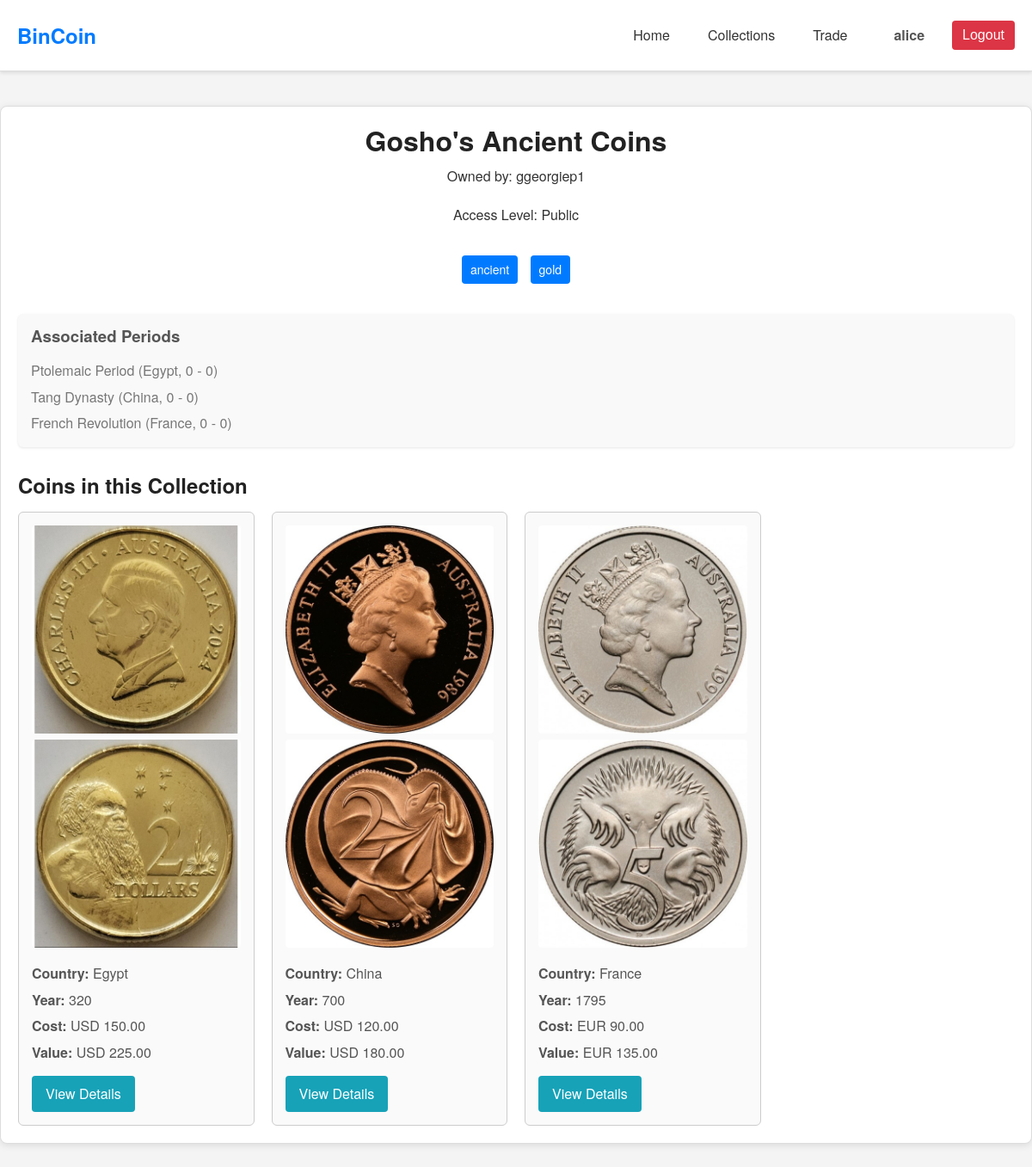
Page /php/collection_details.php?collection_id=5 (signed in) on the committed database.
### tables this page shows
CREATE TABLE `coin_collection` (
    `id` INT AUTO_INCREMENT PRIMARY KEY,
    `name` VARCHAR(255) NOT NULL,
    `user_name` VARCHAR(255) NOT NULL,
    `access` VARCHAR(255) NOT NULL,
    FOREIGN KEY (`user_name`) REFERENCES `user`(`name`) ON DELETE CASCADE
);

CREATE TABLE `collection_tag` (
    `id` INT AUTO_INCREMENT PRIMARY KEY,
    `name` VARCHAR(255) NOT NULL,
    `collection_id` INT NOT NULL,
    FOREIGN KEY (`collection_id`) REFERENCES `coin_collection`(`id`) ON DELETE CASCADE
);

CREATE TABLE `period` (
    `id` INT AUTO_INCREMENT PRIMARY KEY,
    `country` VARCHAR(100) NOT NULL,
    `from` YEAR NOT NULL,
    `to` YEAR NOT NULL,
    `name` VARCHAR(255) NOT NULL
);

CREATE TABLE `coin` (
    `id` INT AUTO_INCREMENT PRIMARY KEY,
    `cost` DECIMAL(10, 2) NOT NULL,
    `value` DECIMAL(10, 2) NOT NULL,
    `currency` VARCHAR(50) NOT NULL,
    `front_path` VARCHAR(255) NOT NULL,
    `back_path` VARCHAR(255) NOT NULL,
    `country` VARCHAR(100) NOT NULL,
    `year` INT NOT NULL,
    `coin_collection_id` INT NOT NULL,
    FOREIGN KEY (`coin_collection_id`) REFERENCES `coin_collection`(`id`) ON DELETE CASCADE
);

### php/collection_details.php (called while the page is built, shortened)
<?php
$collection_id = isset($_GET['collection_id']) ? intval($_GET['collection_id']) : 0;
$conn = new mysqli(SERVERNAME, USERNAME, PASSWORD, DBNAME);
$collection_sql = "SELECT `id`, `name`, `user_name`, `access` FROM `coin_collection` WHERE `id` = ?";
$stmt_collection = $conn->prepare($collection_sql);
$stmt_collection->bind_param("i", $collection_id);
$stmt_collection->execute();
$result_collection = $stmt_collection->get_result();
$collection = $result_collection->fetch_assoc();
$coins_sql = "SELECT `id`, `cost`, `value`, `currency`, `front_path`, `back_path`, `country`, `year` FROM `coin` WHERE `coin_collection_id` = ?";
$stmt_coins = $conn->prepare($coins_sql);
$stmt_coins->bind_param("i", $collection_id);
$stmt_coins->execute();
$result_coins = $stmt_coins->get_result();
$coins = $result_coins->fetch_all(MYSQLI_ASSOC);
$tags_sql = "SELECT `name` FROM `collection_tag` WHERE `collection_id` = ?";
$stmt_tags = $conn->prepare($tags_sql);
if ($stmt_tags) {
    $stmt_tags->bind_param("i", $collection_id);
    $stmt_tags->execute();
    $result_tags = $stmt_tags->get_result();
    $tags = $result_tags->fetch_all(MYSQLI_ASSOC);
} else {
    $tags = [];
}
$periods_sql = "SELECT p.`name`, p.`country`, p.`from`, p.`to` FROM `period` p
               JOIN `coin_period` cp ON p.`id` = cp.`period_id`
               JOIN `coin` c ON cp.`coin_id` = c.`id`
               WHERE c.`coin_collection_id` = ?";
$stmt_periods = $conn->prepare($periods_sql);
if ($stmt_periods) {
    $stmt_periods->bind_param("i", $collection_id);
    $stmt_periods->execute();
    $result_periods = $stmt_periods->get_result();
    $periods = $result_periods->fetch_all(MYSQLI_ASSOC);
} else {
    $periods = [];
}
include "../components/collection_details_page.php";
?>

### components/collection_details_page.php (the view, shortened to what this page needs)
<!DOCTYPE html>
<html lang="en">
<head>
    <link rel="stylesheet" href="../css/theme.css">
    <link rel="stylesheet" href="../css/collections.css">
</head>
<body>
    <?php include '../components/header.php'; ?>
    <div class="collection-details-container">
        <div class="collection-header">
            <h1><?= htmlspecialchars($collection['name']); ?></h1>
            <p>Owned by: <?= htmlspecialchars($collection['user_name']); ?></p>
            <p>Access Level: <?= ucfirst(htmlspecialchars($collection['access'])); ?></p>
        </div>
        <?php if (!empty($tags)): ?>
            <div class="collection-tags">
                <?php foreach ($tags as $tag): ?>
                    <span class="tag"><?= htmlspecialchars($tag['name']); ?></span>
                <?php endforeach; ?>
            </div>
        <?php endif; ?>
        <?php if (!empty($periods)): ?>
            <div class="collection-meta">
                <div>
                    <h3>Associated Periods</h3>
                    <?php foreach ($periods as $period): ?>
                        <p><?= htmlspecialchars($period['name']) . " (" . htmlspecialchars($period['country']) . ", " . htmlspecialchars($period['from']) . " - " . htmlspecialchars($period['to']) . ")"; ?></p>
                    <?php endforeach; ?>
                </div>
            </div>
        <?php endif; ?>
        <?php if (count($coins) > 0): ?>
            <h2>Coins in this Collection</h2>
            <div class="coins-list">
                <?php foreach ($coins as $coin): ?>
                    <div class="coin-card">
                        <?php
                        $front_image = $coin['front_path'];
                        ?>
                        <img src="<?= htmlspecialchars($front_image); ?>" alt="Front Image of <?= htmlspecialchars($coin['country']); ?> Coin">
                        <?php
                        $back_image = $coin['back_path'];
                        ?>
                        <img src="<?= htmlspecialchars($back_image); ?>" alt="Back Image of <?= htmlspecialchars($coin['country']); ?> Coin">
                        <div class="coin-details">
                            <p><strong>Country:</strong> <?= htmlspecialchars($coin['country']); ?></p>
                            <p><strong>Year:</strong> <?= htmlspecialchars($coin['year']); ?></p>
                            <p><strong>Cost:</strong> <?= htmlspecialchars($coin['currency']) . " " . htmlspecialchars(number_format($coin['cost'], 2)); ?></p>
                            <p><strong>Value:</strong> <?= htmlspecialchars($coin['currency']) . " " . htmlspecialchars(number_format($coin['value'], 2)); ?></p>
                            <a href="coin.php?coin_id=<?= urlencode(string: $coin['id']); ?>" class="btn view-button">View Details</a>
                        </div>
                    </div>
                <?php endforeach; ?>
            </div>
        <?php else: ?>
            <p>No coins found in this collection.</p>
        <?php endif; ?>
    </div>
</body>
</html>

### css/theme.css (style rules this page uses)
* { margin: 0; padding: 0; box-sizing: border-box; }
html { font-size: 16px; }
body { font-family: 'Helvetica Neue', Arial, sans-serif; line-height: 1.6; color: #333; background-color: #f4f4f4; }
h1, h2, h3, h4, h5, h6 { color: #222; margin-bottom: 1rem; line-height: 1.2; }
p { margin-bottom: 1.2rem; }
a { color: #007BFF; text-decoration: none; transition: color 0.3s ease; }
button, .btn { display: inline-block; background-color: #007BFF; color: #ffffff; padding: 10px 20px; border: none; border-radius: 4px; cursor: pointer; font-size: 1rem; transition: background-color 0.3s ease; text-decoration: none; text-align: center; }

### css/collections.css (style rules this page uses)
.view-button { display: inline-block; margin-top: 10px; padding: 8px 16px; background-color: #17a2b8; color: #fff; text-decoration: none; border-radius: 4px; transition: background-color 0.3s; }

### components/collection_details_page.php (style rules this page uses)
.collection-details-container { max-width: 1200px; margin: 40px auto; padding: 20px; background-color: #ffffff; border: 1px solid #ddd; border-radius: 8px; box-shadow: 0 2px 8px rgba(0, 0, 0, 0.1); }
.collection-header { text-align: center; margin-bottom: 30px; color: #333; }
.collection-header h1 { margin-bottom: 10px; }
.collection-meta { display: flex; flex-wrap: wrap; gap: 20px; justify-content: center; margin-bottom: 30px; }
.collection-meta div { flex: 1 1 200px; background-color: #f9f9f9; padding: 15px; border-radius: 6px; box-shadow: 0 1px 3px rgba(0, 0, 0, 0.1); }
.collection-meta div h3 { margin-top: 0; color: #555; }
.collection-meta div p { margin: 5px 0 0 0; color: #777; }
.collection-tags { text-align: center; margin-bottom: 30px; }
.collection-tags .tag { display: inline-block; background-color: #007BFF; color: #fff; padding: 5px 10px; margin: 5px; border-radius: 4px; font-size: 14px; }
.coins-list { display: grid; grid-template-columns: repeat(auto-fill, minmax(250px, 1fr)); gap: 20px; }
.coin-card { border: 1px solid #ccc; border-radius: 6px; padding: 15px; background-color: #fafafa; transition: box-shadow 0.3s; }
.coin-card img { max-width: 100%; height: auto; border-radius: 4px; }
.coin-details { margin-top: 10px; }
.coin-details p { margin: 5px 0; color: #555; }

### rows in the picture
coin_collection: name "Gosho's Ancient Coins", user_name "ggeorgiep1", access "Public"
collection_tag: name "ancient"
collection_tag: name "gold"
period: name "Ptolemaic Period", country "Egypt", from "0", to "0"
period: name "Tang Dynasty", country "China", from "0", to "0"
period: name "French Revolution", country "France", from "0", to "0"
coin: front_path (picture), back_path (picture), country "Egypt", year "320", currency "USD", cost "150.00", value "225.00"
coin: front_path (picture), back_path (picture), country "China", year "700", currency "USD", cost "120.00", value "180.00"
coin: front_path (picture), back_path (picture), country "France", year "1795", currency "EUR", cost "90.00", value "135.00"

### other values in the picture
$_SESSION['username'] "alice"
